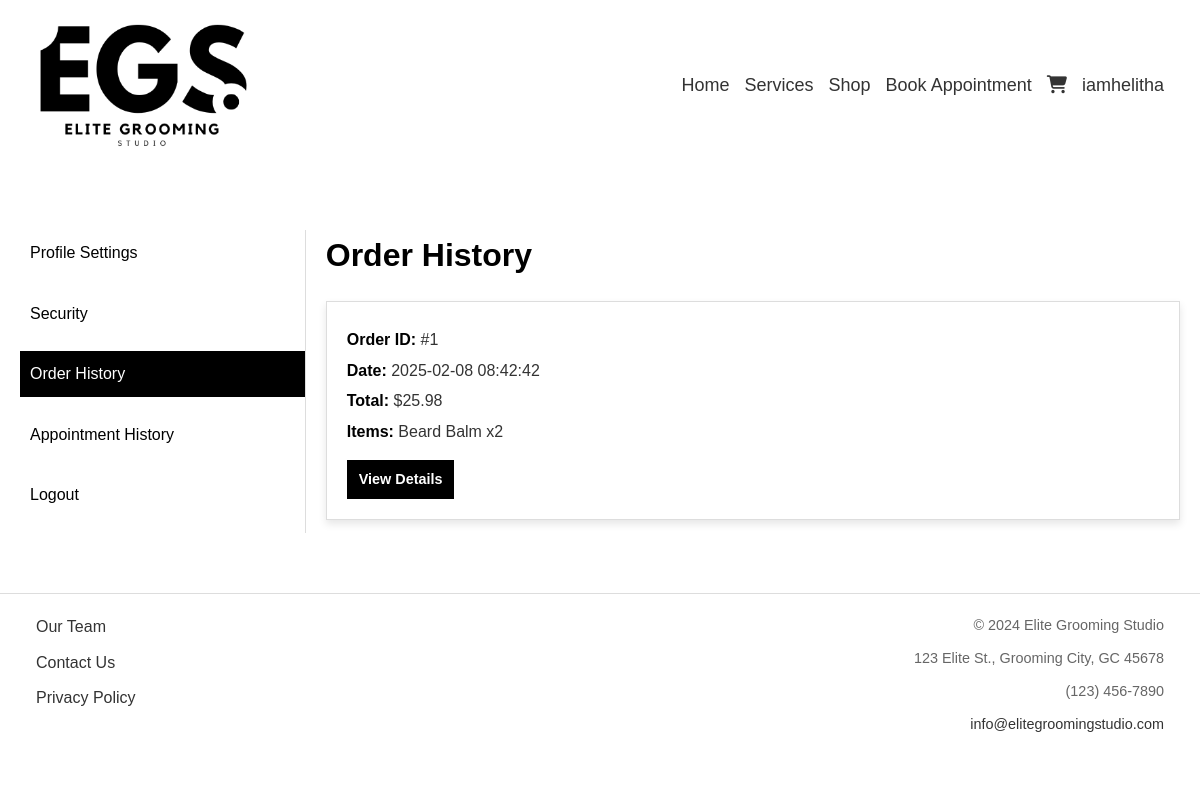
The app's page /profile/orders.php (signed in), older data.
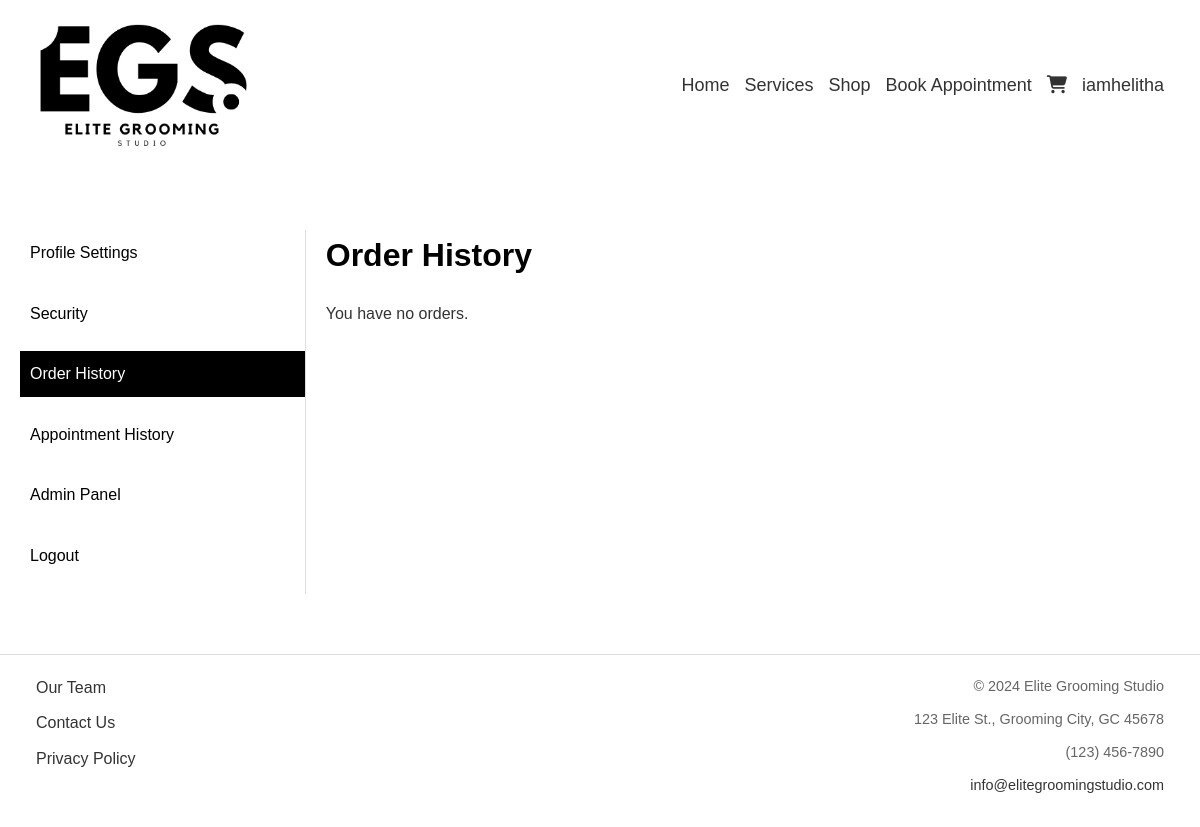
The same page, newer data.
### tables this page shows
CREATE TABLE `orders` (
  `order_id` int NOT NULL,
  `user_id` int DEFAULT NULL,
  `guest_id` int DEFAULT NULL,
  `total_amount` decimal(10,2) NOT NULL,
  `order_status` enum('Pending','Completed','Cancelled') DEFAULT 'Pending',
  `created_at` timestamp NULL DEFAULT CURRENT_TIMESTAMP,
  `session_id` varchar(255) NOT NULL,
  `updated_at` timestamp NULL DEFAULT CURRENT_TIMESTAMP ON UPDATE CURRENT_TIMESTAMP
);

### functions.php (called while the page is built, shortened)
<?php
function connectDB()
{
    try {
        $pdo = new PDO('mysql:host=' . DB_HOST . ';dbname=' . DB_NAME, DB_USER, DB_PASS);
        $pdo->setAttribute(PDO::ATTR_ERRMODE, PDO::ERRMODE_EXCEPTION);
        $pdo->setAttribute(PDO::ATTR_DEFAULT_FETCH_MODE, PDO::FETCH_ASSOC);
        return $pdo;
    } catch (PDOException $e) {
        die("Database connection failed: " . $e->getMessage());
    }
}
function getRecentOrders($userId, $limit = 10)
{
    $pdo = connectDB();
    try {
        $sql = "SELECT * FROM orders WHERE user_id = :user_id ORDER BY created_at DESC LIMIT :limit";
        $stmt = $pdo->prepare($sql);
        $stmt->bindValue(':user_id', $userId, PDO::PARAM_INT);
        $stmt->bindValue(':limit', $limit, PDO::PARAM_INT);
        $stmt->execute();
        return $stmt->fetchAll();
    } catch (PDOException $e) {
        return false;
    }
}
function getOrderItems($orderId)
{
    $pdo = connectDB();
    try {
        $sql = "SELECT oi.*, i.item_name
                FROM order_items oi
                LEFT JOIN items i ON oi.item_id = i.item_id
                WHERE oi.order_id = :order_id";
        $stmt = $pdo->prepare($sql);
        $stmt->execute([':order_id' => $orderId]);
        return $stmt->fetchAll();
    } catch (PDOException $e) {
        return false;
    }
}

### profile/orders.php (the view, shortened to what this page needs)
<!DOCTYPE html>
<html lang="en">
<head>
    <link rel="stylesheet" href="/EGS/assets/css/style.css">
</head>
<body>
    <?php
    require_once $_SERVER['DOCUMENT_ROOT'] . '/EGS/elements/header.php';
    require_once $_SERVER['DOCUMENT_ROOT'] . '/EGS/functions.php';
    $userId = $_SESSION['user_id'];
    $orders = getRecentOrders($userId);
    ?>
    <main class="profile-container">
        <?php require_once $_SERVER['DOCUMENT_ROOT'] . '/EGS/profile/sidebar.php'; ?>
        <div class="profile-content">
            <h1>Order History</h1>
            <?php if ($orders && count($orders) > 0): ?>
                <ul class="order-list">
                    <?php foreach ($orders as $order):
                        $orderItems = getOrderItems($order['order_id']);
                    ?>
                        <li>
                            <p><strong>Order ID:</strong> #<?= htmlspecialchars($order['order_id']) ?></p>
                            <p><strong>Date:</strong> <?= htmlspecialchars($order['created_at']) ?></p>
                            <p><strong>Total:</strong> $<?= htmlspecialchars($order['total_amount']) ?></p>
                            <?php if ($orderItems && count($orderItems) > 0): ?>
                                <p><strong>Items:</strong>
                                    <?php
                                    $itemsText = [];
                                    foreach ($orderItems as $item) {
                                        $itemsText[] = htmlspecialchars($item['item_name']) . " x" . htmlspecialchars($item['quantity']);
                                    }
                                    echo implode(", ", $itemsText);
                                    ?>
                                </p>
                            <?php endif; ?>
                            <a href="/EGS/profile/order-details.php?order_id=<?= $order['order_id'] ?>">View Details</a>
                        </li>
                    <?php endforeach; ?>
                </ul>
            <?php else: ?>
                <p>You have no orders.</p>
            <?php endif; ?>
        </div>
    </main>
    <?php require_once $_SERVER['DOCUMENT_ROOT'] . '/EGS/elements/footer.php'; ?>
</body>
</html>

### profile/sidebar.php
<?php
$current_page = basename($_SERVER['PHP_SELF']);
?>
<div class="profile-sidebar">
    <ul>
        <li><a href="/EGS/profile/settings.php" class="<?= $current_page == 'settings.php' ? 'active' : '' ?>">Profile Settings</a></li>
        <li><a href="/EGS/profile/security.php" class="<?= $current_page == 'security.php' ? 'active' : '' ?>">Security</a></li>
        <li><a href="/EGS/profile/orders.php" class="<?= $current_page == 'orders.php' ? 'active' : '' ?>">Order History</a></li>
        <li><a href="/EGS/profile/appointments.php" class="<?= $current_page == 'appointments.php' ? 'active' : '' ?>">Appointment History</a></li>
        <?php if (isset($_SESSION['role']) && $_SESSION['role'] === 'admin'): ?>
            <li><a href="/EGS/admin/panelDash.php" class="<?= $current_page == 'panelDash.php' ? 'active' : '' ?>">Admin Panel</a></li>
        <?php endif; ?>
        <li><a href="/EGS/profile/logout.php" class="<?= $current_page == 'logout.php' ? 'active' : '' ?>">Logout</a></li>
    </ul>
</div>

Row changes from the older to the newer data that the page shows:
removed orders: order_id "1", created_at "2025-02-08 08:42:42", total_amount "25.98", itemsText "Beard Balm x2"
Text that changed along with them:
text now shown: "Admin Panel You have no orders."
